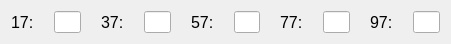
    <widget class="QWidget" name="layoutWidget_36">
     <property name="geometry">
      <rect>
       <x>10</x>
       <y>530</y>
       <width>451</width>
       <height>29</height>
      </rect>
     </property>
     <layout class="QHBoxLayout" name="MemoryRow17">
      <property name="spacing">
       <number>20</number>
      </property>
      <item>
       <layout class="QHBoxLayout" name="horizontalLayout_224">
        <item>
         <widget class="QLabel" name="label_296">
          <property name="font">
           <font>
            <pointsize>12</pointsize>
           </font>
          </property>
          <property name="text">
           <string>17:</string>
          </property>
         </widget>
        </item>
        <item>
         <widget class="QLineEdit" name="memLineEdit17">
          <property name="maxLength">
           <number>4</number>
          </property>
         </widget>
        </item>
       </layout>
      </item>
      <item>
       <layout class="QHBoxLayout" name="horizontalLayout_225">
        <item>
         <widget class="QLabel" name="label_297">
          <property name="font">
           <font>
            <pointsize>12</pointsize>
           </font>
          </property>
          <property name="text">
           <string>37:</string>
          </property>
         </widget>
        </item>
        <item>
         <widget class="QLineEdit" name="memLineEdit37">
          <property name="maxLength">
           <number>4</number>
          </property>
         </widget>
        </item>
       </layout>
      </item>
      <item>
       <layout class="QHBoxLayout" name="horizontalLayout_226">
        <item>
         <widget class="QLabel" name="label_298">
          <property name="font">
           <font>
            <pointsize>12</pointsize>
           </font>
          </property>
          <property name="text">
           <string>57:</string>
          </property>
         </widget>
        </item>
        <item>
         <widget class="QLineEdit" name="memLineEdit57">
          <property name="maxLength">
           <number>4</number>
          </property>
         </widget>
        </item>
       </layout>
      </item>
      <item>
       <layout class="QHBoxLayout" name="horizontalLayout_227">
        <item>
         <widget class="QLabel" name="label_299">
          <property name="font">
           <font>
            <pointsize>12</pointsize>
           </font>
          </property>
          <property name="text">
           <string>77:</string>
          </property>
         </widget>
        </item>
        <item>
         <widget class="QLineEdit" name="memLineEdit77">
          <property name="maxLength">
           <number>4</number>
          </property>
         </widget>
        </item>
       </layout>
      </item>
      <item>
       <layout class="QHBoxLayout" name="horizontalLayout_228">
        <item>
         <widget class="QLabel" name="label_300">
          <property name="font">
           <font>
            <pointsize>12</pointsize>
           </font>
          </property>
          <property name="text">
           <string>97:</string>
          </property>
         </widget>
        </item>
        <item>
         <widget class="QLineEdit" name="memLineEdit97">
          <property name="maxLength">
           <number>4</number>
          </property>
         </widget>
        </item>
       </layout>
      </item>
     </layout>
    </widget>
